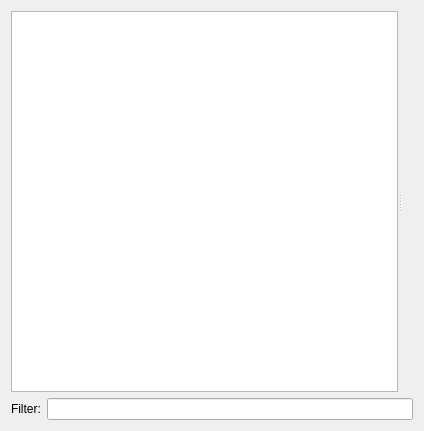
<?xml version="1.0" encoding="UTF-8"?>
<ui version="4.0">
 <class>Widget</class>
 <widget class="QWidget" name="Widget">
  <property name="geometry">
   <rect>
    <x>0</x>
    <y>0</y>
    <width>424</width>
    <height>431</height>
   </rect>
  </property>
  <property name="windowTitle">
   <string>Widget</string>
  </property>
  <layout class="QVBoxLayout" name="verticalLayout">
   <item>
    <widget class="QSplitter" name="splitter">
     <property name="orientation">
      <enum>Qt::Orientation::Horizontal</enum>
     </property>
     <widget class="QListView" name="listView"/>
     <widget class="QLabel" name="selectionLabel">
      <property name="text">
       <string/>
      </property>
     </widget>
    </widget>
   </item>
   <item>
    <layout class="QHBoxLayout" name="horizontalLayout">
     <item>
      <widget class="QLabel" name="filterLabel">
       <property name="text">
        <string>Filter:</string>
       </property>
      </widget>
     </item>
     <item>
      <widget class="QLineEdit" name="lineEdit"/>
     </item>
    </layout>
   </item>
  </layout>
 </widget>
 <resources/>
 <connections/>
</ui>
